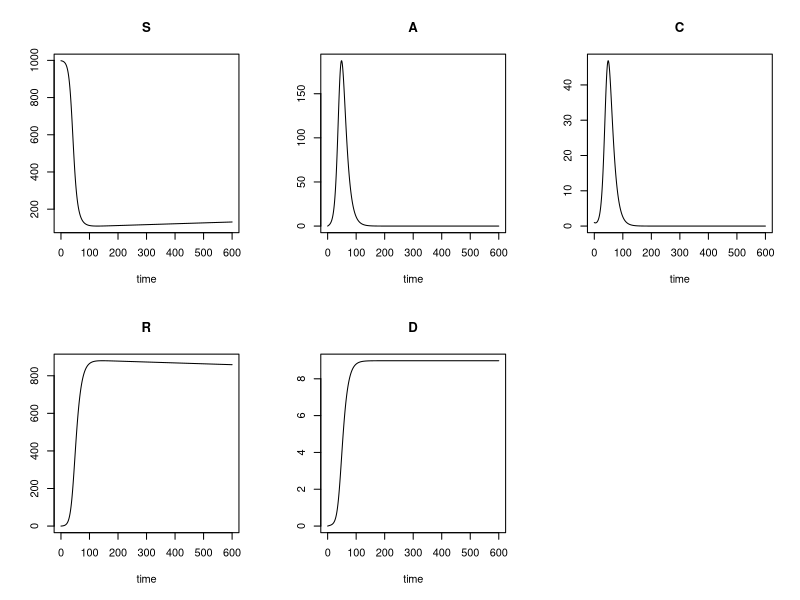
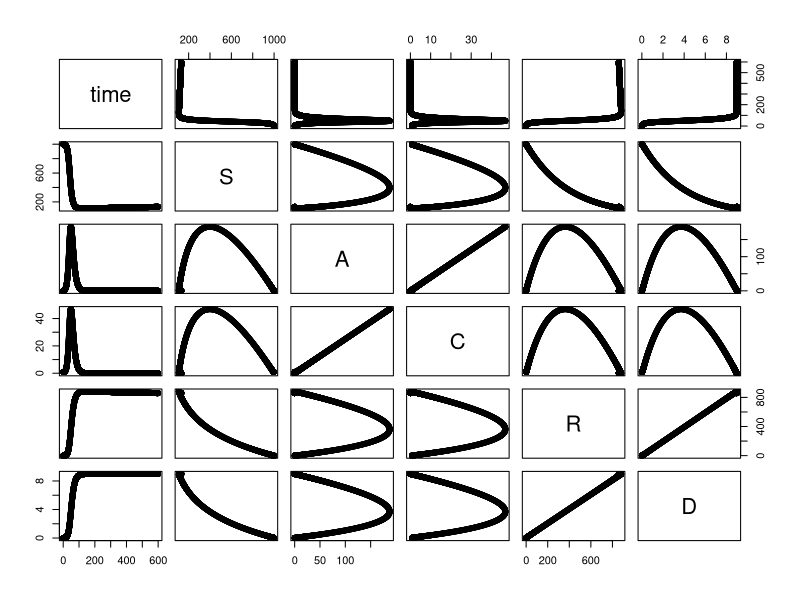
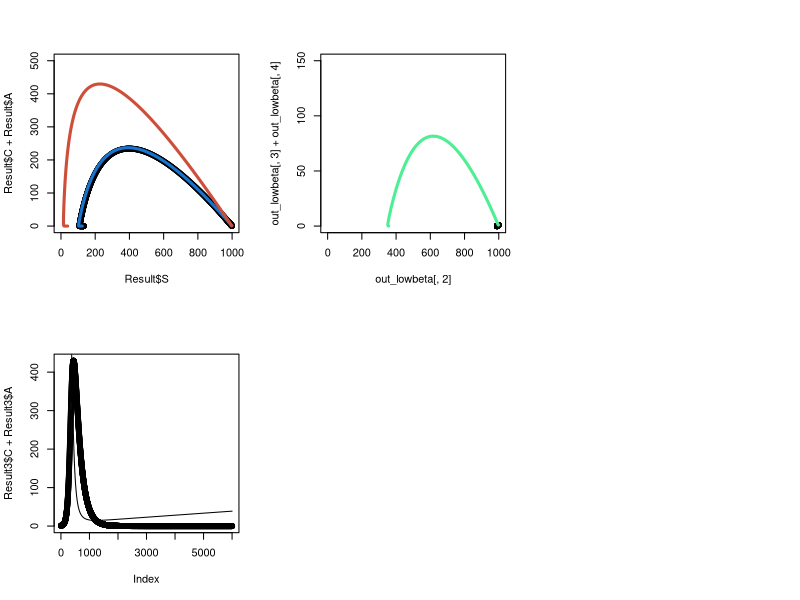

Recreate these plots in R, in order. (Note: this script raises an error after producing the figures.)
library(deSolve)
setwd('C:/mgh - mmid')

SACRD<-function(t, state, parameters) {
  with(as.list(c(state, parameters)),{
    P <- (S+A+C+R)
    lam<-parameters['beta']*(A+C)/P
    
    dS <- mu*P-mu*S-lam*S   
    dA <- (1-gamma)*lam*S - taua*A - mu*A
    dC <- gamma*lam*S - tauc*C - mu*C 
    dR <- (1-phi)*tauc*C + taua*A - mu*R
    dD <- phi*tauc*C
    list(c(dS, dA, dC, dR, dD))}) 
}


initP<-999 
initA<-0
initC<-1
initR<-0 
initD<-0
initS<-initP-initA-initC-initR
istate <- c(S = initS, A = initA, C = initC, R = initR, D = initD)

parameters <- c(
  mu = (1/(50*52*7)),    
  beta = 0.25, 
  gamma = 0.2,
  taua = 1/10,
  tauc = 1/10,
  phi=0.05
)

time_start <- 0
time_stop <- 600
deltat<- 0.1
tps <- seq(time_start , time_stop , by = deltat)

out <- deSolve::ode(y = istate, times = tps, func = SACRD, parms = parameters) 
Result<-as.data.frame(out)

plot(out)
plot(Result)
plot(Result$S,Result$C+Result$A, ylim = c(0,500),xlim = c(0,1000))


##########################################################################################################################

#                                   Compare with SIR_model

########################################################################################################################

SIR_model2<-function(t, state, parameters) {
  with(as.list(c(state, parameters)),{
    P <- (S+I+R)
    lam<-parameters['beta']*I/P
    
    dS <- mu*P-mu*S-lam*S         
    dI <- lam*S-(1-phi)*tau*I-delta*phi*I-mu*I 
    dR <- (1-phi)*tau*I-mu*R
    dD <- delta*phi*I
    list(c(dS, dI, dR, dD))}) 
}

initP<-999 
initI<-1 
initR<-0 
initD<-0
initS<-initP-initI-initR
istate2 <- c(S = initS, I = initI, R = initR, D = initD)

parameters2 <- c(
  mu = (1/(50*52*7)),    
  beta = 0.25,              
  tau = 1/10,
  delta = 1/10,
  phi=0.05
)

out2 <- deSolve::ode(y = istate2, times = tps, func = SIR_model2, parms = parameters2) 
Result2<-as.data.frame(out2)

lines(Result2$S,Result2$I, col="dodgerblue3",lwd=3)


#############    What if asymptomatic infections last longer?  ###################

parameters['taua']<-1/20
out3 <- deSolve::ode(y = istate, times = tps, func = SACRD, parms = parameters) 
Result3<-as.data.frame(out3)

lines(Result3$S,Result3$C+Result3$A, col="tomato3",lwd=3)
plot(Result3$C+Result3$A)
lines(Result3$S)


parameters['beta']<-0.09
parameters['taua']<-1/10
out_lowbeta <- deSolve::ode(y = istate, times = tps, func = SACRD, parms = parameters) 
parameters['taua']<-1/20
out3_lowbeta <- deSolve::ode(y = istate, times = tps, func = SACRD, parms = parameters) 

plot(out_lowbeta[,2],out_lowbeta[,3]+out_lowbeta[,4], ylim = c(0,150),xlim = c(0,1000))
lines(out3_lowbeta[,2],out3_lowbeta[,3]+out3_lowbeta[,4], col="seagreen2",lwd=3)


###########    Symptoms dictate infectiousness     ############################

SACRD_rho<-function(t, state, parameters) {
  with(as.list(c(state, parameters)),{
    P <- (S+A+C+R)
    lam<-parameters['beta']*(A*rho+C)/P
    
    dS <- mu*P-mu*S-lam*S   
    dA <- (1-gamma)*lam*S - taua*A - mu*A
    dC <- gamma*lam*S - tauc*C - mu*C 
    dR <- (1-phi)*tauc*C + taua*A - mu*R
    dD <- phi*tauc*C
    list(c(dS, dA, dC, dR, dD))}) 
}

parameters['rho']<-0.75
out3r_lowbeta <- deSolve::ode(y = istate_a, times = tps, func = SACRD_rho, parms = parameters) 

lines(out3r_lowbeta[,2],out3r_lowbeta[,3]+out3r_lowbeta[,4], col="violetred",lwd=3)
